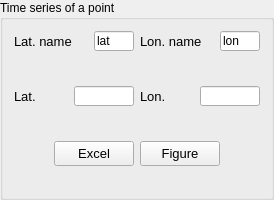
        <widget class="QGroupBox" name="groupBox">
         <property name="minimumSize">
          <size>
           <width>240</width>
           <height>140</height>
          </size>
         </property>
         <property name="maximumSize">
          <size>
           <width>300</width>
           <height>200</height>
          </size>
         </property>
         <property name="title">
          <string>Time series of a point</string>
         </property>
         <layout class="QVBoxLayout" name="verticalLayout_6">
          <item>
           <layout class="QHBoxLayout" name="horizontalLayout_12">
            <item>
             <layout class="QHBoxLayout" name="horizontalLayout_11">
              <item>
               <widget class="QLabel" name="label_lat_name">
                <property name="sizePolicy">
                 <sizepolicy hsizetype="Expanding" vsizetype="Preferred">
                  <horstretch>0</horstretch>
                  <verstretch>0</verstretch>
                 </sizepolicy>
                </property>
                <property name="minimumSize">
                 <size>
                  <width>50</width>
                  <height>20</height>
                 </size>
                </property>
                <property name="maximumSize">
                 <size>
                  <width>100</width>
                  <height>16777215</height>
                 </size>
                </property>
                <property name="font">
                 <font>
                  <pointsize>10</pointsize>
                 </font>
                </property>
                <property name="text">
                 <string>Lat. name</string>
                </property>
               </widget>
              </item>
              <item>
               <widget class="QLineEdit" name="lineEdit_lat_name">
                <property name="minimumSize">
                 <size>
                  <width>40</width>
                  <height>20</height>
                 </size>
                </property>
                <property name="maximumSize">
                 <size>
                  <width>30</width>
                  <height>16777215</height>
                 </size>
                </property>
                <property name="text">
                 <string>lat</string>
                </property>
               </widget>
              </item>
             </layout>
            </item>
            <item>
             <layout class="QHBoxLayout" name="horizontalLayout_14">
              <item>
               <widget class="QLabel" name="label_lon_name">
                <property name="sizePolicy">
                 <sizepolicy hsizetype="Preferred" vsizetype="Expanding">
                  <horstretch>0</horstretch>
                  <verstretch>0</verstretch>
                 </sizepolicy>
                </property>
                <property name="minimumSize">
                 <size>
                  <width>50</width>
                  <height>20</height>
                 </size>
                </property>
                <property name="maximumSize">
                 <size>
                  <width>100</width>
                  <height>16777215</height>
                 </size>
                </property>
                <property name="font">
                 <font>
                  <pointsize>10</pointsize>
                 </font>
                </property>
                <property name="text">
                 <string>Lon. name</string>
                </property>
               </widget>
              </item>
              <item>
               <widget class="QLineEdit" name="lineEdit_lon_name">
                <property name="minimumSize">
                 <size>
                  <width>40</width>
                  <height>20</height>
                 </size>
                </property>
                <property name="maximumSize">
                 <size>
                  <width>30</width>
                  <height>16777215</height>
                 </size>
                </property>
                <property name="text">
                 <string>lon</string>
                </property>
               </widget>
              </item>
             </layout>
            </item>
           </layout>
          </item>
          <item>
           <spacer name="verticalSpacer_3">
            <property name="orientation">
             <enum>Qt::Vertical</enum>
            </property>
            <property name="sizeHint" stdset="0">
             <size>
              <width>20</width>
              <height>40</height>
             </size>
            </property>
           </spacer>
          </item>
          <item>
           <layout class="QHBoxLayout" name="horizontalLayout_6">
            <item>
             <layout class="QHBoxLayout" name="horizontalLayout_3">
              <item>
               <widget class="QLabel" name="label_lat">
                <property name="minimumSize">
                 <size>
                  <width>30</width>
                  <height>20</height>
                 </size>
                </property>
                <property name="maximumSize">
                 <size>
                  <width>100</width>
                  <height>16777215</height>
                 </size>
                </property>
                <property name="font">
                 <font>
                  <pointsize>10</pointsize>
                 </font>
                </property>
                <property name="text">
                 <string>Lat.</string>
                </property>
               </widget>
              </item>
              <item>
               <widget class="QLineEdit" name="lineEdit_lat">
                <property name="minimumSize">
                 <size>
                  <width>60</width>
                  <height>20</height>
                 </size>
                </property>
                <property name="maximumSize">
                 <size>
                  <width>30</width>
                  <height>16777215</height>
                 </size>
                </property>
                <property name="text">
                 <string/>
                </property>
               </widget>
              </item>
             </layout>
            </item>
            <item>
             <layout class="QHBoxLayout" name="horizontalLayout_2">
              <item>
               <widget class="QLabel" name="label_lon">
                <property name="minimumSize">
                 <size>
                  <width>30</width>
                  <height>20</height>
                 </size>
                </property>
                <property name="maximumSize">
                 <size>
                  <width>100</width>
                  <height>16777215</height>
                 </size>
                </property>
                <property name="font">
                 <font>
                  <pointsize>10</pointsize>
                 </font>
                </property>
                <property name="text">
                 <string>Lon.</string>
                </property>
               </widget>
              </item>
              <item>
               <widget class="QLineEdit" name="lineEdit_lon">
                <property name="minimumSize">
                 <size>
                  <width>60</width>
                  <height>20</height>
                 </size>
                </property>
                <property name="maximumSize">
                 <size>
                  <width>30</width>
                  <height>16777215</height>
                 </size>
                </property>
                <property name="text">
                 <string/>
                </property>
               </widget>
              </item>
             </layout>
            </item>
           </layout>
          </item>
          <item>
           <spacer name="verticalSpacer_2">
            <property name="orientation">
             <enum>Qt::Vertical</enum>
            </property>
            <property name="sizeHint" stdset="0">
             <size>
              <width>20</width>
              <height>40</height>
             </size>
            </property>
           </spacer>
          </item>
          <item>
           <layout class="QHBoxLayout" name="horizontalLayout_5">
            <item>
             <spacer name="horizontalSpacer">
              <property name="orientation">
               <enum>Qt::Horizontal</enum>
              </property>
              <property name="sizeHint" stdset="0">
               <size>
                <width>40</width>
                <height>20</height>
               </size>
              </property>
             </spacer>
            </item>
            <item>
             <widget class="QPushButton" name="pushButton_point_time_excel">
              <property name="sizePolicy">
               <sizepolicy hsizetype="Expanding" vsizetype="Fixed">
                <horstretch>0</horstretch>
                <verstretch>0</verstretch>
               </sizepolicy>
              </property>
              <property name="minimumSize">
               <size>
                <width>0</width>
                <height>25</height>
               </size>
              </property>
              <property name="font">
               <font>
                <pointsize>10</pointsize>
               </font>
              </property>
              <property name="text">
               <string>Excel</string>
              </property>
             </widget>
            </item>
            <item>
             <widget class="QPushButton" name="pushButton_point_time_plot">
              <property name="sizePolicy">
               <sizepolicy hsizetype="Expanding" vsizetype="Fixed">
                <horstretch>0</horstretch>
                <verstretch>0</verstretch>
               </sizepolicy>
              </property>
              <property name="minimumSize">
               <size>
                <width>0</width>
                <height>25</height>
               </size>
              </property>
              <property name="font">
               <font>
                <pointsize>10</pointsize>
               </font>
              </property>
              <property name="text">
               <string>Figure</string>
              </property>
             </widget>
            </item>
            <item>
             <spacer name="horizontalSpacer_9">
              <property name="orientation">
               <enum>Qt::Horizontal</enum>
              </property>
              <property name="sizeHint" stdset="0">
               <size>
                <width>40</width>
                <height>20</height>
               </size>
              </property>
             </spacer>
            </item>
           </layout>
          </item>
          <item>
           <widget class="QLabel" name="label">
            <property name="text">
             <string/>
            </property>
           </widget>
          </item>
         </layout>
        </widget>
